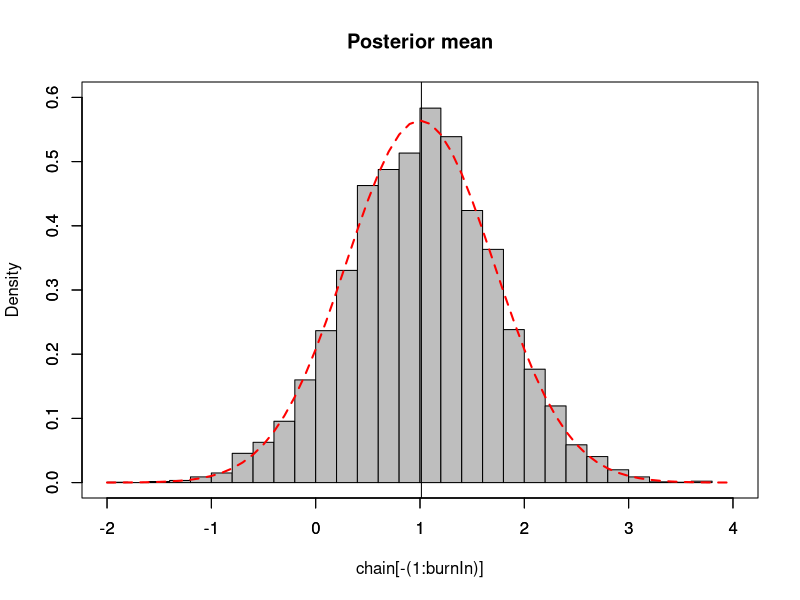

R code for this plot:
## MCMC for conjugate Normal distribution
# 19/10/2017

# Prior distiribution of theta has a mean of 0 and variance of 1
# Observation of data has an unknown mean and a variance of 1

# Packages needed
library("MCMCpack")

################ 
## Known data ##
################

# Data observation and variance
# Note: mean is not known!
D <- 2

# Number of observations
num_obs <- length(D)

# Mean and variance for the observed data
obs_var <- 1
obs_sd <- sqrt(obs_var)

# Mean and variance for the prior distribution of the unknown mean
prior_var <- 1
prior_sd <- sqrt(prior_var)
prior_mean <- 0

# Calculation for true posterior mean distribution
# mean
true_mean <- (((obs_var/num_obs)*prior_mean) + (prior_var*D)) / ((obs_var/num_obs) + prior_var)
true_var <- ((num_obs/obs_var) + (1/prior_var))^-1
true_sd <- sqrt(true_var)

# Proposal variance
proposal_var <- 1
proposal_sd <- sqrt(proposal_var)

####################################################### 
## Use MCMCpack as a comparison for my manual method ##
#######################################################

# # Create independent x-values 
# x <- seq(-2, 6, 0.01)
# # Create dependent values according to Normal distribution
# D <- dnorm(x, obs_mean, obs_var)
# 
# plot(x,D, main="Test Data", type="l")

# The data, known variance of data, prior mean of mu, prior variance of mu, number of MC draws
# don't know mean of data!
# set.seed(4)
# mcmc_package <- MCnormalnormal(D, obs_var, prior_mean, prior_var, mc = 1000)
# plot(mcmc_package)
# var(mcmc_package)
# mean(mcmc_package)

######################
## My manual method ##
######################

# Likelihood function for the observation
likelihood <- function(param){
  obs_likelihood = dnorm(D, param, obs_sd, log= T)
  return(obs_likelihood)
} 

# Define the prior distribution (mean=0, variance=1)
mean_prior <- function(param){
  prior = dnorm(param, prior_mean, prior_sd, log = T)
  return(prior)
}

# Define the posterior distribution
# Note: is on a logarithmic scale
mean_posterior <- function(param){
  return (likelihood(param) + mean_prior(param))
}

# Apply the Metropolis algorithm

# Probability density distribution for proposing new values
# Proposal function has a Normal distribution 
# The distribution is centered around the current value in the Markov chain
proposalfunction <- function(param){
  return(rnorm(1, param, proposal_sd))
}

# Start at random parameter value
# Choose new parameter close to old value based on prob. density ratio

metropolis_MCMC <- function(startvalue, iterations){
  chain = array(dim = c(iterations+1))
  
  # Give a starting point to the chain
  chain[1] = startvalue
  
  # For the other iterations, use the proposal function to suggest the next value
  for (i in 1:iterations){
    proposal = proposalfunction(chain[i])
    
    # P(new)/P(old) NOTE: LOGARITHMIC
    prob = exp(mean_posterior(proposal) - mean_posterior(chain[i]))
    
    # Jump to new probability if P(new)/P(old) >1
    # if r < than P, accept, else reject
    if (runif(1) < prob){ 
      chain[i+1] = proposal
    }else{
      chain[i+1] = chain[i]
    }
  }
  return(chain)
}

# Where to start the chain
# Takes a random number from the (Normal) prior distribution
startvalue <- rnorm(1, prior_mean, prior_sd)

# Number of runs
iterations = 10000
set.seed(4)
chain <- metropolis_MCMC(startvalue, iterations)

# The beginning of the chain is biased towards the starting point, so take them out
# normally burnin is 10%-50% of the runs
burnIn = 0.1*iterations
acceptance <- 1-mean(duplicated(chain[-(1:burnIn)]))

#####################################
## Outcomes from the manual method ##
#####################################

# Plot the MCMC
#par(mfrow = c(1,4))
hist(chain[-(1:burnIn)],nclass=30, main="Posterior mean", freq=FALSE, xlim=c(-2,4), ylim=c(0,0.6), col = "grey")
abline(v = mean(chain[-(1:burnIn)]))
par(new=T)
xdata = seq(-2, 4, 0.1)
plot(xdata, dnorm(xdata, true_mean, true_sd), type = "l", xlab = " ", ylab = " ",
     xlim=c(-2,4), ylim=c(0,0.6), col="red", lty=2, lwd=2)
#plot(chain[-(1:burnIn)], type = "l", main = "Chain values of mean")


# Helpful resource for MCMC in R:
# https://theoreticalecology.wordpress.com/2010/09/17/metropolis-hastings-mcmc-in-r/
